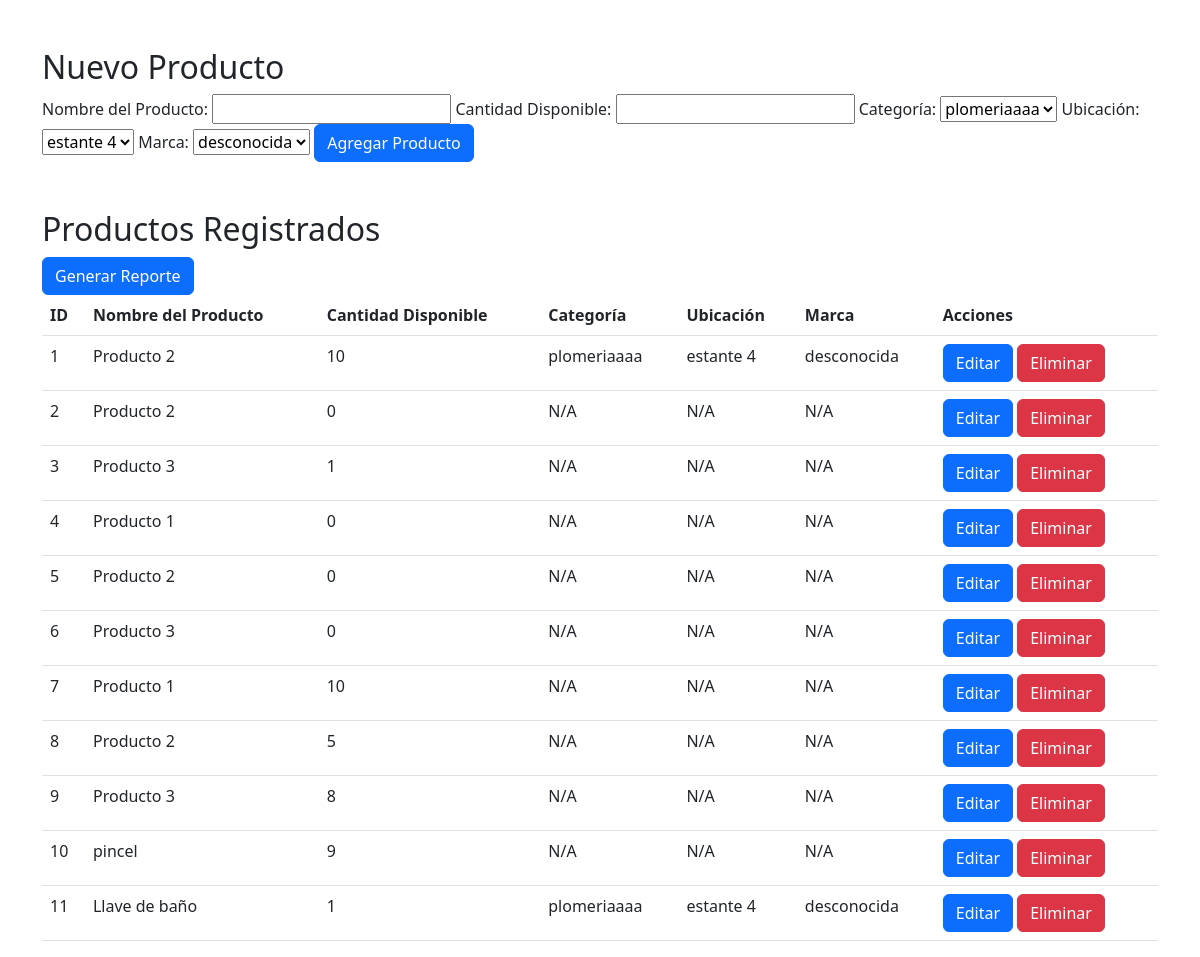
Screenshot of /Producto/nuevo_producto.php with the database file from the repository.
### tables this page shows
CREATE TABLE `productos` (
  `id` int(11) NOT NULL,
  `nombre` varchar(255) NOT NULL,
  `cantidad` int(11) NOT NULL,
  `cantidad_disponible` int(11) NOT NULL,
  `categoria_id` int(11) DEFAULT NULL,
  `ubicacion_id` int(11) DEFAULT NULL,
  `marca_id` int(11) DEFAULT NULL
);

CREATE TABLE `categorias` (
  `id` int(11) NOT NULL,
  `nombre` varchar(50) NOT NULL
);

CREATE TABLE `ubicaciones` (
  `id` int(11) NOT NULL,
  `nombre` varchar(50) NOT NULL
);

CREATE TABLE `marcas` (
  `id` int(11) NOT NULL,
  `nombre` varchar(50) NOT NULL
);

### Producto/nuevo_producto.php (the view, shortened to what this page needs)
<?php
include '../db.php';
?>
<!DOCTYPE html>
<html lang="es">
<head>
    <link rel="stylesheet" href="https://cdn.jsdelivr.net/npm/bootstrap@5.3.0/dist/css/bootstrap.min.css">
</head>
<body>
<div class="container mt-5">
    <h2>Nuevo Producto</h2>
    <form action="agregar_producto.php" method="post">
        <label for="nombre">Nombre del Producto:</label>
        <input type="text" name="nombre" required>
        <label for="cantidad_disponible">Cantidad Disponible:</label>
        <input type="number" name="cantidad_disponible" required>
        <label for="categoria_id">Categoría:</label>
        <select name="categoria_id" required>
            <?php
            $result = $conn->query("SELECT id, nombre FROM categorias");
            while ($row = $result->fetch_assoc()) {
                echo "<option value='" . $row['id'] . "'>" . $row['nombre'] . "</option>";
            }
            ?>
        </select>
        <label for="ubicacion_id">Ubicación:</label>
        <select name="ubicacion_id" required>
            <?php
            $result = $conn->query("SELECT id, nombre FROM ubicaciones");
            while ($row = $result->fetch_assoc()) {
                echo "<option value='" . $row['id'] . "'>" . $row['nombre'] . "</option>";
            }
            ?>
        </select>
        <label for="marca_id">Marca:</label>
        <select name="marca_id" required>
            <?php
            $result = $conn->query("SELECT id, nombre FROM marcas");
            while ($row = $result->fetch_assoc()) {
                echo "<option value='" . $row['id'] . "'>" . $row['nombre'] . "</option>";
            }
            ?>
        </select>
        <button type="submit" class="btn btn-primary">Agregar Producto</button>
    </form>
</div>
<div class="container mt-5">
    <h2>Productos Registrados</h2>
    <form action="reporte.php" method="post">
        <button type="submit" class="btn btn-primary">Generar Reporte</button>
    </form>
    <table class="table">
        <thead>
        <tr>
            <th>ID</th>
            <th>Nombre del Producto</th>
            <th>Cantidad Disponible</th>
            <th>Categoría</th>
            <th>Ubicación</th>
            <th>Marca</th>
            <th>Acciones</th>
        </tr>
        </thead>
        <tbody>
        <?php
        $result = $conn->query("SELECT * FROM productos");
        while ($row = $result->fetch_assoc()) {
            echo "<tr>";
            echo "<td>" . $row['id'] . "</td>";
            echo "<td>" . $row['nombre'] . "</td>";
            echo "<td>" . $row['cantidad_disponible'] . "</td>";
            if (!empty($row['categoria_id'])) {
                $categoria_result = $conn->query("SELECT nombre FROM categorias WHERE id = " . $row['categoria_id']);
                $categoria_nombre = $categoria_result->fetch_assoc()['nombre'];
            } else {
                $categoria_nombre = "N/A";
            }
            if (!empty($row['ubicacion_id'])) {
                $ubicacion_result = $conn->query("SELECT nombre FROM ubicaciones WHERE id = " . $row['ubicacion_id']);
                $ubicacion_nombre = $ubicacion_result->fetch_assoc()['nombre'];
            } else {
                $ubicacion_nombre = "N/A";
            }
            if (!empty($row['marca_id'])) {
                $marca_result = $conn->query("SELECT nombre FROM marcas WHERE id = " . $row['marca_id']);
                $marca_nombre = $marca_result->fetch_assoc()['nombre'];
            } else {
                $marca_nombre = "N/A";
            }
            echo "<td>" . $categoria_nombre . "</td>";
            echo "<td>" . $ubicacion_nombre . "</td>";
            echo "<td>" . $marca_nombre . "</td>";
            echo "<td><a href='editar_producto.php?id=" . $row['id'] . "' class='btn btn-primary'>Editar</a> ";
            echo "<a href='eliminar_producto.php?id=" . $row['id'] . "' class='btn btn-danger' onclick='return confirm(\"¿Estás seguro?\")'>Eliminar</a></td>";
            echo "</tr>";
        }
        ?>
        </tbody>
    </table>
</div>
</body>
</html>

### rows the page displays
productos: id "1", nombre "Producto 2", cantidad_disponible "10", categoria.nombre "plomeriaaaa", ubicacion.nombre "estante 4", marca.nombre "desconocida"
productos: id "2", nombre "Producto 2", cantidad_disponible "0", categoria "N/A", ubicacion "N/A", marca "N/A"
productos: id "3", nombre "Producto 3", cantidad_disponible "1", categoria "N/A", ubicacion "N/A", marca "N/A"
productos: id "4", nombre "Producto 1", cantidad_disponible "0", categoria "N/A", ubicacion "N/A", marca "N/A"
productos: id "5", nombre "Producto 2", cantidad_disponible "0", categoria "N/A", ubicacion "N/A", marca "N/A"
productos: id "6", nombre "Producto 3", cantidad_disponible "0", categoria "N/A", ubicacion "N/A", marca "N/A"
productos: id "7", nombre "Producto 1", cantidad_disponible "10", categoria "N/A", ubicacion "N/A", marca "N/A"
productos: id "8", nombre "Producto 2", cantidad_disponible "5", categoria "N/A", ubicacion "N/A", marca "N/A"
productos: id "9", nombre "Producto 3", cantidad_disponible "8", categoria "N/A", ubicacion "N/A", marca "N/A"
productos: id "10", nombre "pincel", cantidad_disponible "9", categoria "N/A", ubicacion "N/A", marca "N/A"
productos: id "11", nombre "Llave de baño", cantidad_disponible "1", categoria.nombre "plomeriaaaa", ubicacion.nombre "estante 4", marca.nombre "desconocida"

### other values shown
form field categoria_id "plomeriaaaa"
form field ubicacion_id "estante 4"
form field marca_id "desconocida"
